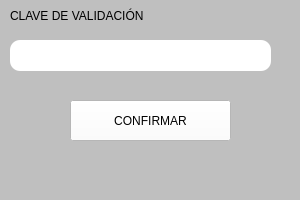
<?xml version="1.0" encoding="UTF-8"?>
<ui version="4.0">
 <class>MainWindow</class>
 <widget class="QMainWindow" name="MainWindow">
  <property name="geometry">
   <rect>
    <x>0</x>
    <y>0</y>
    <width>300</width>
    <height>200</height>
   </rect>
  </property>
  <property name="minimumSize">
   <size>
    <width>300</width>
    <height>200</height>
   </size>
  </property>
  <property name="maximumSize">
   <size>
    <width>300</width>
    <height>300</height>
   </size>
  </property>
  <property name="windowTitle">
   <string>MainWindow</string>
  </property>
  <property name="styleSheet">
   <string notr="true">
background-color: rgb(191, 191, 191);</string>
  </property>
  <widget class="QWidget" name="centralwidget">
   <widget class="QPushButton" name="pushButton_2">
    <property name="geometry">
     <rect>
      <x>70</x>
      <y>100</y>
      <width>161</width>
      <height>41</height>
     </rect>
    </property>
    <property name="cursor">
     <cursorShape>PointingHandCursor</cursorShape>
    </property>
    <property name="styleSheet">
     <string notr="true">background-color: rgb(255, 255, 255);
font: 10pt &quot;MS Shell Dlg 2&quot;;

</string>
    </property>
    <property name="text">
     <string>CONFIRMAR</string>
    </property>
   </widget>
   <widget class="QLabel" name="label_2">
    <property name="geometry">
     <rect>
      <x>10</x>
      <y>0</y>
      <width>231</width>
      <height>31</height>
     </rect>
    </property>
    <property name="styleSheet">
     <string notr="true">font: 10pt &quot;MS Shell Dlg 2&quot;;</string>
    </property>
    <property name="text">
     <string>CLAVE DE VALIDACIÓN</string>
    </property>
   </widget>
   <widget class="QLineEdit" name="lineEdit">
    <property name="geometry">
     <rect>
      <x>10</x>
      <y>40</y>
      <width>261</width>
      <height>31</height>
     </rect>
    </property>
    <property name="styleSheet">
     <string notr="true">background-color: rgb(255, 255, 255);
border-radius: 10px;</string>
    </property>
    <property name="echoMode">
     <enum>QLineEdit::Password</enum>
    </property>
   </widget>
  </widget>
  <widget class="QMenuBar" name="menubar">
   <property name="geometry">
    <rect>
     <x>0</x>
     <y>0</y>
     <width>300</width>
     <height>26</height>
    </rect>
   </property>
  </widget>
  <widget class="QStatusBar" name="statusbar"/>
 </widget>
 <resources/>
 <connections/>
</ui>
